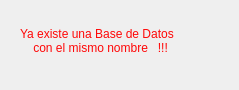
<?xml version="1.0" encoding="UTF-8"?>
<ui version="4.0">
 <class>Dialog</class>
 <widget class="QDialog" name="Dialog">
  <property name="geometry">
   <rect>
    <x>0</x>
    <y>0</y>
    <width>239</width>
    <height>90</height>
   </rect>
  </property>
  <property name="windowTitle">
   <string>Dialog</string>
  </property>
  <widget class="QLabel" name="label">
   <property name="geometry">
    <rect>
     <x>20</x>
     <y>10</y>
     <width>211</width>
     <height>61</height>
    </rect>
   </property>
   <property name="styleSheet">
    <string notr="true">color: rgb(255, 7, 7);</string>
   </property>
   <property name="text">
    <string>Ya existe una Base de Datos 
    con el mismo nombre   !!!</string>
   </property>
  </widget>
 </widget>
 <resources/>
 <connections/>
</ui>
